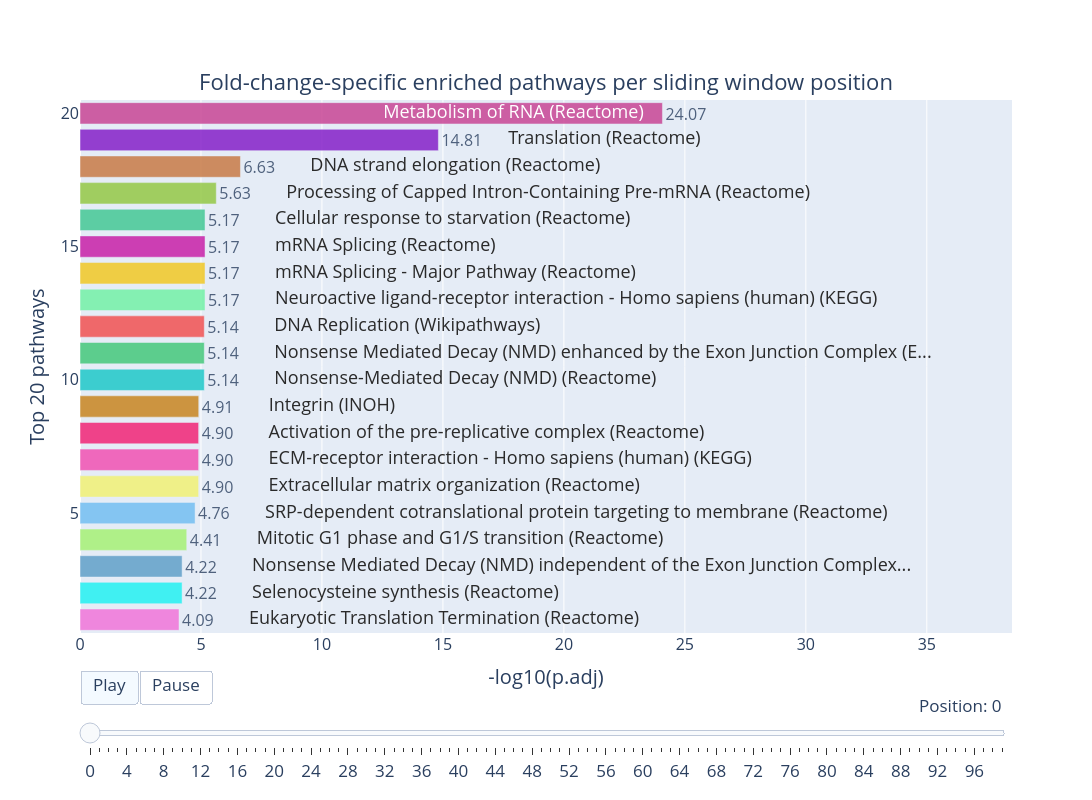

The notebook cell saved with this chart:
### Code cell
import bar_chart_race_._bar_chart_race_plotly as bcr 
import numpy as np

np.random.seed(4)
n_bars=20

title_dict = {'text': 'Fold-change-specific enriched pathways per sliding window position', 'x': 0.5, 'y': 1, 'xref': 'paper', 'yref': 'paper',
                                    'pad': {'b': 10}, 'font': {'size': 22},
                                    'xanchor': 'center', 'yanchor': 'bottom'}

slider_dict = {
                        "active": 0,
                        "yanchor": "top",
                        "xanchor": "left",
                        "currentvalue": {
                            "font": {"size": 17},
                            "prefix": "Position: ",
                            "visible": True,
                            "xanchor": "right"
                        },
                        "pad": {"b": 10, "t": 20},
                        "len": 1,
                        "x": 0,
                        "y": -0.07
                    }

bcr = bcr._BarChartRace(orientation='h', #filename='race.html', 
                                period_length=1000, 
                                interpolate_period=True, 
                                steps_per_period=1, n_bars=n_bars, 
                                fixed_max=True,
                                layout_kwargs=dict(width=1400, height=800),
                                resolution_scale=1,
                                title = title_dict,
                                slider_dict = slider_dict, #slider marker size getting not adjusted by resolution scale
                                xaxis_label = '-log10(p.adj)',
                                yaxis_label = f'Top {n_bars} pathways',
                                show_yaxis_ticklabels = True,
                                tick_label_font=16,
                                layout_font_size = 17,
                                bar_label_font = dict(size=18),
                                labels_max_len=73,
                                scatter_labels = True,
                                frame_subset=[0,100]
                                )
bcr.make_animation()

### Figure 1 — Plotly figure (JSON) as saved in the notebook; plotly's stock layout.template omitted (floating-point values rounded to 4 significant figures)
{"data": [{"cliponaxis": false, "hovertemplate": "%{y} - %{x:,.0f}<extra></extra>", "ids": ["0", "1", "2", "3", "4", "5", "6", "7", "8", "9", "10", "11", "12", "13", "14", "15", "16", "17", "18", "19"], "insidetextfont": {"size": 18}, "marker": {"color": ["#C63B8F", "#7F13C6", "#C6733B", "#8FC63B", "#3BC68F", "#C613A3", "#F2C618", "#6DF2A2", "#F24848", "#3BC673", "#13C6C6", "#C67F13", "#F2186F", "#F248AE", "#F2F26D", "#6DBCF2", "#A2F26D", "#599BC6", "#18F2F2", "#F26DD7"]}, "opacity": 0.8, "orientation": "h", "outsidetextfont": {"size": 18}, "textposition": "outside", "texttemplate": "%{x:.2f}", "type": "bar", "x": [24.07, 14.81, 6.632, 5.633, 5.168, 5.168, 5.168, 5.168, 5.137, 5.137, 5.137, 4.908, 4.904, 4.904, 4.904, 4.757, 4.412, 4.221, 4.221, 4.092], "y": [20, 19, 18, 17, 16, 15, 14, 13, 12, 11, 10, 9, 8, 7, 6, 5, 4, 3, 2, 1]}, {"cliponaxis": false, "customdata": ["Metabolism of RNA (Reactome)\n", "Translation (Reactome)\n", "DNA strand elongation (Reactome)\n", "Processing of Capped Intron-Containing Pre-mRNA (Reactome)\n", "Cellular response to starvation (Reactome)\n", "mRNA Splicing (Reactome)\n", "mRNA Splicing - Major Pathway (Reactome)\n", "Neuroactive ligand-receptor interaction - Homo sapiens (human) (KEGG)\n", "DNA Replication (Wikipathways)\n", "Nonsense Mediated Decay (NMD) enhanced by the Exon Junction Complex (E...", "Nonsense-Mediated Decay (NMD) (Reactome)\n", "Integrin (INOH)\n", "Activation of the pre-replicative complex (Reactome)\n", "ECM-receptor interaction - Homo sapiens (human) (KEGG)\n", "Extracellular matrix organization (Reactome)\n", "SRP-dependent cotranslational protein targeting to membrane (Reactome)\n", "Mitotic G1 phase and G1/S transition (Reactome)\n", "Nonsense Mediated Decay (NMD) independent of the Exon Junction Complex...", "Selenocysteine synthesis (Reactome)\n", "Eukaryotic Translation Termination (Reactome)\n"], "hoverinfo": "skip", "ids": ["0", "1", "2", "3", "4", "5", "6", "7", "8", "9", "10", "11", "12", "13", "14", "15", "16", "17", "18", "19"], "mode": "text", "showlegend": false, "textfont": {"color": ["#ffffff", "#ffffff", "#2a2a2a", "#2a2a2a", "#2a2a2a", "#ffffff", "#2a2a2a", "#2a2a2a", "#ffffff", "#2a2a2a", "#2a2a2a", "#2a2a2a", "#ffffff", "#2a2a2a", "#2a2a2a", "#2a2a2a", "#2a2a2a", "#2a2a2a", "#2a2a2a", "#2a2a2a"], "size": 18}, "textposition": "middle left", "texttemplate": "%{customdata}", "type": "scatter", "x": [23.5, null, null, null, null, null, null, null, null, null, null, null, null, null, null, null, null, null, null, null], "y": [20, null, null, null, null, null, null, null, null, null, null, null, null, null, null, null, null, null, null, null]}, {"cliponaxis": false, "customdata": ["Metabolism of RNA (Reactome)\n", "Translation (Reactome)\n", "DNA strand elongation (Reactome)\n", "Processing of Capped Intron-Containing Pre-mRNA (Reactome)\n", "Cellular response to starvation (Reactome)\n", "mRNA Splicing (Reactome)\n", "mRNA Splicing - Major Pathway (Reactome)\n", "Neuroactive ligand-receptor interaction - Homo sapiens (human) (KEGG)\n", "DNA Replication (Wikipathways)\n", "Nonsense Mediated Decay (NMD) enhanced by the Exon Junction Complex (E...", "Nonsense-Mediated Decay (NMD) (Reactome)\n", "Integrin (INOH)\n", "Activation of the pre-replicative complex (Reactome)\n", "ECM-receptor interaction - Homo sapiens (human) (KEGG)\n", "Extracellular matrix organization (Reactome)\n", "SRP-dependent cotranslational protein targeting to membrane (Reactome)\n", "Mitotic G1 phase and G1/S transition (Reactome)\n", "Nonsense Mediated Decay (NMD) independent of the Exon Junction Complex...", "Selenocysteine synthesis (Reactome)\n", "Eukaryotic Translation Termination (Reactome)\n"], "hoverinfo": "skip", "ids": ["0", "1", "2", "3", "4", "5", "6", "7", "8", "9", "10", "11", "12", "13", "14", "15", "16", "17", "18", "19"], "mode": "text", "showlegend": false, "textfont": {"color": "#2a2a2a", "size": 18}, "textposition": "middle right", "texttemplate": "%{customdata}", "type": "scatter", "x": [null, 17.7, 9.521, 8.522, 8.057, 8.057, 8.057, 8.057, 8.026, 8.026, 8.026, 7.797, 7.793, 7.793, 7.793, 7.647, 7.301, 7.11, 7.11, 6.981], "y": [null, 19, 18, 17, 16, 15, 14, 13, 12, 11, 10, 9, 8, 7, 6, 5, 4, 3, 2, 1]}], "layout": {"autosize": false, "font": {"size": 17}, "height": 800, "showlegend": false, "sliders": [{"active": 0, "currentvalue": {"font": {"size": 17}, "prefix": "Position: ", "visible": true, "xanchor": "right"}, "len": 1, "pad": {"b": 10, "t": 20}, "steps": [{"args": [[0], {"frame": {"duration": 1000, "redraw": false}, "fromcurrent": true, "mode": "immediate", "transition": {"duration": 0}}], "label": "0", "method": "animate"}, {"args": [[1], {"frame": {"duration": 1000, "redraw": false}, "fromcurrent": true, "mode": "immediate", "transition": {"duration": 0}}], "label": "1", "method": "animate"}, {"args": [[2], {"frame": {"duration": 1000, "redraw": false}, "fromcurrent": true, "mode": "immediate", "transition": {"duration": 0}}], "label": "2", "method": "animate"}, {"args": [[3], {"frame": {"duration": 1000, "redraw": false}, "fromcurrent": true, "mode": "immediate", "transition": {"duration": 0}}], "label": "3", "method": "animate"}, {"args": [[4], {"frame": {"duration": 1000, "redraw": false}, "fromcurrent": true, "mode": "immediate", "transition": {"duration": 0}}], "label": "4", "method": "animate"}, {"args": [[5], {"frame": {"duration": 1000, "redraw": false}, "fromcurrent": true, "mode": "immediate", "transition": {"duration": 0}}], "label": "5", "method": "animate"}, {"args": [[6], {"frame": {"duration": 1000, "redraw": false}, "fromcurrent": true, "mode": "immediate", "transition": {"duration": 0}}], "label": "6", "method": "animate"}, {"args": [[7], {"frame": {"duration": 1000, "redraw": false}, "fromcurrent": true, "mode": "immediate", "transition": {"duration": 0}}], "label": "7", "method": "animate"}, {"args": [[8], {"frame": {"duration": 1000, "redraw": false}, "fromcurrent": true, "mode": "immediate", "transition": {"duration": 0}}], "label": "8", "method": "animate"}, {"args": [[9], {"frame": {"duration": 1000, "redraw": false}, "fromcurrent": true, "mode": "immediate", "transition": {"duration": 0}}], "label": "9", "method": "animate"}, {"args": [[10], {"frame": {"duration": 1000, "redraw": false}, "fromcurrent": true, "mode": "immediate", "transition": {"duration": 0}}], "label": "10", "method": "animate"}, {"args": [[11], {"frame": {"duration": 1000, "redraw": false}, "fromcurrent": true, "mode": "immediate", "transition": {"duration": 0}}], "label": "11", "method": "animate"}, {"args": [[12], {"frame": {"duration": 1000, "redraw": false}, "fromcurrent": true, "mode": "immediate", "transition": {"duration": 0}}], "label": "12", "method": "animate"}, {"args": [[13], {"frame": {"duration": 1000, "redraw": false}, "fromcurrent": true, "mode": "immediate", "transition": {"duration": 0}}], "label": "13", "method": "animate"}, {"args": [[14], {"frame": {"duration": 1000, "redraw": false}, "fromcurrent": true, "mode": "immediate", "transition": {"duration": 0}}], "label": "14", "method": "animate"}, {"args": [[15], {"frame": {"duration": 1000, "redraw": false}, "fromcurrent": true, "mode": "immediate", "transition": {"duration": 0}}], "label": "15", "method": "animate"}, {"args": [[16], {"frame": {"duration": 1000, "redraw": false}, "fromcurrent": true, "mode": "immediate", "transition": {"duration": 0}}], "label": "16", "method": "animate"}, {"args": [[17], {"frame": {"duration": 1000, "redraw": false}, "fromcurrent": true, "mode": "immediate", "transition": {"duration": 0}}], "label": "17", "method": "animate"}, {"args": [[18], {"frame": {"duration": 1000, "redraw": false}, "fromcurrent": true, "mode": "immediate", "transition": {"duration": 0}}], "label": "18", "method": "animate"}, {"args": [[19], {"frame": {"duration": 1000, "redraw": false}, "fromcurrent": true, "mode": "immediate", "transition": {"duration": 0}}], "label": "19", "method": "animate"}, {"args": [[20], {"frame": {"duration": 1000, "redraw": false}, "fromcurrent": true, "mode": "immediate", "transition": {"duration": 0}}], "label": "20", "method": "animate"}, {"args": [[21], {"frame": {"duration": 1000, "redraw": false}, "fromcurrent": true, "mode": "immediate", "transition": {"duration": 0}}], "label": "21", "method": "animate"}, {"args": [[22], {"frame": {"duration": 1000, "redraw": false}, "fromcurrent": true, "mode": "immediate", "transition": {"duration": 0}}], "label": "22", "method": "animate"}, {"args": [[23], {"frame": {"duration": 1000, "redraw": false}, "fromcurrent": true, "mode": "immediate", "transition": {"duration": 0}}], "label": "23", "method": "animate"}, {"args": [[24], {"frame": {"duration": 1000, "redraw": false}, "fromcurrent": true, "mode": "immediate", "transition": {"duration": 0}}], "label": "24", "method": "animate"}, {"args": [[25], {"frame": {"duration": 1000, "redraw": false}, "fromcurrent": true, "mode": "immediate", "transition": {"duration": 0}}], "label": "25", "method": "animate"}, {"args": [[26], {"frame": {"duration": 1000, "redraw": false}, "fromcurrent": true, "mode": "immediate", "transition": {"duration": 0}}], "label": "26", "method": "animate"}, {"args": [[27], {"frame": {"duration": 1000, "redraw": false}, "fromcurrent": true, "mode": "immediate", "transition": {"duration": 0}}], "label": "27", "method": "animate"}, {"args": [[28], {"frame": {"duration": 1000, "redraw": false}, "fromcurrent": true, "mode": "immediate", "transition": {"duration": 0}}], "label": "28", "method": "animate"}, {"args": [[29], {"frame": {"duration": 1000, "redraw": false}, "fromcurrent": true, "mode": "immediate", "transition": {"duration": 0}}], "label": "29", "method": "animate"}, {"args": [[30], {"frame": {"duration": 1000, "redraw": false}, "fromcurrent": true, "mode": "immediate", "transition": {"duration": 0}}], "label": "30", "method": "animate"}, {"args": [[31], {"frame": {"duration": 1000, "redraw": false}, "fromcurrent": true, "mode": "immediate", "transition": {"duration": 0}}], "label": "31", "method": "animate"}, {"args": [[32], {"frame": {"duration": 1000, "redraw": false}, "fromcurrent": true, "mode": "immediate", "transition": {"duration": 0}}], "label": "32", "method": "animate"}, {"args": [[33], {"frame": {"duration": 1000, "redraw": false}, "fromcurrent": true, "mode": "immediate", "transition": {"duration": 0}}], "label": "33", "method": "animate"}, {"args": [[34], {"frame": {"duration": 1000, "redraw": false}, "fromcurrent": true, "mode": "immediate", "transition": {"duration": 0}}], "label": "34", "method": "animate"}, {"args": [[35], {"frame": {"duration": 1000, "redraw": false}, "fromcurrent": true, "mode": "immediate", "transition": {"duration": 0}}], "label": "35", "method": "animate"}, {"args": [[36], {"frame": {"duration": 1000, "redraw": false}, "fromcurrent": true, "mode": "immediate", "transition": {"duration": 0}}], "label": "36", "method": "animate"}, {"args": [[37], {"frame": {"duration": 1000, "redraw": false}, "fromcurrent": true, "mode": "immediate", "transition": {"duration": 0}}], "label": "37", "method": "animate"}, {"args": [[38], {"frame": {"duration": 1000, "redraw": false}, "fromcurrent": true, "mode": "immediate", "transition": {"duration": 0}}], "label": "38", "method": "animate"}, {"args": [[39], {"frame": {"duration": 1000, "redraw": false}, "fromcurrent": true, "mode": "immediate", "transition": {"duration": 0}}], "label": "39", "method": "animate"}, {"args": [[40], {"frame": {"duration": 1000, "redraw": false}, "fromcurrent": true, "mode": "immediate", "transition": {"duration": 0}}], "label": "40", "method": "animate"}, {"args": [[41], {"frame": {"duration": 1000, "redraw": false}, "fromcurrent": true, "mode": "immediate", "transition": {"duration": 0}}], "label": "41", "method": "animate"}, {"args": [[42], {"frame": {"duration": 1000, "redraw": false}, "fromcurrent": true, "mode": "immediate", "transition": {"duration": 0}}], "label": "42", "method": "animate"}, {"args": [[43], {"frame": {"duration": 1000, "redraw": false}, "fromcurrent": true, "mode": "immediate", "transition": {"duration": 0}}], "label": "43", "method": "animate"}, {"args": [[44], {"frame": {"duration": 1000, "redraw": false}, "fromcurrent": true, "mode": "immediate", "transition": {"duration": 0}}], "label": "44", "method": "animate"}, {"args": [[45], {"frame": {"duration": 1000, "redraw": false}, "fromcurrent": true, "mode": "immediate", "transition": {"duration": 0}}], "label": "45", "method": "animate"}, {"args": [[46], {"frame": {"duration": 1000, "redraw": false}, "fromcurrent": true, "mode": "immediate", "transition": {"duration": 0}}], "label": "46", "method": "animate"}, {"args": [[47], {"frame": {"duration": 1000, "redraw": false}, "fromcurrent": true, "mode": "immediate", "transition": {"duration": 0}}], "label": "47", "method": "animate"}, {"args": [[48], {"frame": {"duration": 1000, "redraw": false}, "fromcurrent": true, "mode": "immediate", "transition": {"duration": 0}}], "label": "48", "method": "animate"}, {"args": [[49], {"frame": {"duration": 1000, "redraw": false}, "fromcurrent": true, "mode": "immediate", "transition": {"duration": 0}}], "label": "49", "method": "animate"}, {"args": [[50], {"frame": {"duration": 1000, "redraw": false}, "fromcurrent": true, "mode": "immediate", "transition": {"duration": 0}}], "label": "50", "method": "animate"}, {"args": [[51], {"frame": {"duration": 1000, "redraw": false}, "fromcurrent": true, "mode": "immediate", "transition": {"duration": 0}}], "label": "51", "method": "animate"}, {"args": [[52], {"frame": {"duration": 1000, "redraw": false}, "fromcurrent": true, "mode": "immediate", "transition": {"duration": 0}}], "label": "52", "method": "animate"}, {"args": [[53], {"frame": {"duration": 1000, "redraw": false}, "fromcurrent": true, "mode": "immediate", "transition": {"duration": 0}}], "label": "53", "method": "animate"}, {"args": [[54], {"frame": {"duration": 1000, "redraw": false}, "fromcurrent": true, "mode": "immediate", "transition": {"duration": 0}}], "label": "54", "method": "animate"}, {"args": [[55], {"frame": {"duration": 1000, "redraw": false}, "fromcurrent": true, "mode": "immediate", "transition": {"duration": 0}}], "label": "55", "method": "animate"}, {"args": [[56], {"frame": {"duration": 1000, "redraw": false}, "fromcurrent": true, "mode": "immediate", "transition": {"duration": 0}}], "label": "56", "method": "animate"}, {"args": [[57], {"frame": {"duration": 1000, "redraw": false}, "fromcurrent": true, "mode": "immediate", "transition": {"duration": 0}}], "label": "57", "method": "animate"}, {"args": [[58], {"frame": {"duration": 1000, "redraw": false}, "fromcurrent": true, "mode": "immediate", "transition": {"duration": 0}}], "label": "58", "method": "animate"}, {"args": [[59], {"frame": {"duration": 1000, "redraw": false}, "fromcurrent": true, "mode": "immediate", "transition": {"duration": 0}}], "label": "59", "method": "animate"}, {"args": [[60], {"frame": {"duration": 1000, "redraw": false}, "fromcurrent": true, "mode": "immediate", "transition": {"duration": 0}}], "label": "60", "method": "animate"}, {"args": [[61], {"frame": {"duration": 1000, "redraw": false}, "fromcurrent": true, "mode": "immediate", "transition": {"duration": 0}}], "label": "61", "method": "animate"}, {"args": [[62], {"frame": {"duration": 1000, "redraw": false}, "fromcurrent": true, "mode": "immediate", "transition": {"duration": 0}}], "label": "62", "method": "animate"}, {"args": [[63], {"frame": {"duration": 1000, "redraw": false}, "fromcurrent": true, "mode": "immediate", "transition": {"duration": 0}}], "label": "63", "method": "animate"}, {"args": [[64], {"frame": {"duration": 1000, "redraw": false}, "fromcurrent": true, "mode": "immediate", "transition": {"duration": 0}}], "label": "64", "method": "animate"}, {"args": [[65], {"frame": {"duration": 1000, "redraw": false}, "fromcurrent": true, "mode": "immediate", "transition": {"duration": 0}}], "label": "65", "method": "animate"}, {"args": [[66], {"frame": {"duration": 1000, "redraw": false}, "fromcurrent": true, "mode": "immediate", "transition": {"duration": 0}}], "label": "66", "method": "animate"}, {"args": [[67], {"frame": {"duration": 1000, "redraw": false}, "fromcurrent": true, "mode": "immediate", "transition": {"duration": 0}}], "label": "67", "method": "animate"}, {"args": [[68], {"frame": {"duration": 1000, "redraw": false}, "fromcurrent": true, "mode": "immediate", "transition": {"duration": 0}}], "label": "68", "method": "animate"}, {"args": [[69], {"frame": {"duration": 1000, "redraw": false}, "fromcurrent": true, "mode": "immediate", "transition": {"duration": 0}}], "label": "69", "method": "animate"}, {"args": [[70], {"frame": {"duration": 1000, "redraw": false}, "fromcurrent": true, "mode": "immediate", "transition": {"duration": 0}}], "label": "70", "method": "animate"}, {"args": [[71], {"frame": {"duration": 1000, "redraw": false}, "fromcurrent": true, "mode": "immediate", "transition": {"duration": 0}}], "label": "71", "method": "animate"}, {"args": [[72], {"frame": {"duration": 1000, "redraw": false}, "fromcurrent": true, "mode": "immediate", "transition": {"duration": 0}}], "label": "72", "method": "animate"}, {"args": [[73], {"frame": {"duration": 1000, "redraw": false}, "fromcurrent": true, "mode": "immediate", "transition": {"duration": 0}}], "label": "73", "method": "animate"}, {"args": [[74], {"frame": {"duration": 1000, "redraw": false}, "fromcurrent": true, "mode": "immediate", "transition": {"duration": 0}}], "label": "74", "method": "animate"}, {"args": [[75], {"frame": {"duration": 1000, "redraw": false}, "fromcurrent": true, "mode": "immediate", "transition": {"duration": 0}}], "label": "75", "method": "animate"}, {"args": [[76], {"frame": {"duration": 1000, "redraw": false}, "fromcurrent": true, "mode": "immediate", "transition": {"duration": 0}}], "label": "76", "method": "animate"}, {"args": [[77], {"frame": {"duration": 1000, "redraw": false}, "fromcurrent": true, "mode": "immediate", "transition": {"duration": 0}}], "label": "77", "method": "animate"}, {"args": [[78], {"frame": {"duration": 1000, "redraw": false}, "fromcurrent": true, "mode": "immediate", "transition": {"duration": 0}}], "label": "78", "method": "animate"}, {"args": [[79], {"frame": {"duration": 1000, "redraw": false}, "fromcurrent": true, "mode": "immediate", "transition": {"duration": 0}}], "label": "79", "method": "animate"}, {"args": [[80], {"frame": {"duration": 1000, "redraw": false}, "fromcurrent": true, "mode": "immediate", "transition": {"duration": 0}}], "label": "80", "method": "animate"}, {"args": [[81], {"frame": {"duration": 1000, "redraw": false}, "fromcurrent": true, "mode": "immediate", "transition": {"duration": 0}}], "label": "81", "method": "animate"}, {"args": [[82], {"frame": {"duration": 1000, "redraw": false}, "fromcurrent": true, "mode": "immediate", "transition": {"duration": 0}}], "label": "82", "method": "animate"}, {"args": [[83], {"frame": {"duration": 1000, "redraw": false}, "fromcurrent": true, "mode": "immediate", "transition": {"duration": 0}}], "label": "83", "method": "animate"}, {"args": [[84], {"frame": {"duration": 1000, "redraw": false}, "fromcurrent": true, "mode": "immediate", "transition": {"duration": 0}}], "label": "84", "method": "animate"}, {"args": [[85], {"frame": {"duration": 1000, "redraw": false}, "fromcurrent": true, "mode": "immediate", "transition": {"duration": 0}}], "label": "85", "method": "animate"}, {"args": [[86], {"frame": {"duration": 1000, "redraw": false}, "fromcurrent": true, "mode": "immediate", "transition": {"duration": 0}}], "label": "86", "method": "animate"}, {"args": [[87], {"frame": {"duration": 1000, "redraw": false}, "fromcurrent": true, "mode": "immediate", "transition": {"duration": 0}}], "label": "87", "method": "animate"}, {"args": [[88], {"frame": {"duration": 1000, "redraw": false}, "fromcurrent": true, "mode": "immediate", "transition": {"duration": 0}}], "label": "88", "method": "animate"}, {"args": [[89], {"frame": {"duration": 1000, "redraw": false}, "fromcurrent": true, "mode": "immediate", "transition": {"duration": 0}}], "label": "89", "method": "animate"}, {"args": [[90], {"frame": {"duration": 1000, "redraw": false}, "fromcurrent": true, "mode": "immediate", "transition": {"duration": 0}}], "label": "90", "method": "animate"}, {"args": [[91], {"frame": {"duration": 1000, "redraw": false}, "fromcurrent": true, "mode": "immediate", "transition": {"duration": 0}}], "label": "91", "method": "animate"}, {"args": [[92], {"frame": {"duration": 1000, "redraw": false}, "fromcurrent": true, "mode": "immediate", "transition": {"duration": 0}}], "label": "92", "method": "animate"}, {"args": [[93], {"frame": {"duration": 1000, "redraw": false}, "fromcurrent": true, "mode": "immediate", "transition": {"duration": 0}}], "label": "93", "method": "animate"}, {"args": [[94], {"frame": {"duration": 1000, "redraw": false}, "fromcurrent": true, "mode": "immediate", "transition": {"duration": 0}}], "label": "94", "method": "animate"}, {"args": [[95], {"frame": {"duration": 1000, "redraw": false}, "fromcurrent": true, "mode": "immediate", "transition": {"duration": 0}}], "label": "95", "method": "animate"}, {"args": [[96], {"frame": {"duration": 1000, "redraw": false}, "fromcurrent": true, "mode": "immediate", "transition": {"duration": 0}}], "label": "96", "method": "animate"}, {"args": [[97], {"frame": {"duration": 1000, "redraw": false}, "fromcurrent": true, "mode": "immediate", "transition": {"duration": 0}}], "label": "97", "method": "animate"}, {"args": [[98], {"frame": {"duration": 1000, "redraw": false}, "fromcurrent": true, "mode": "immediate", "transition": {"duration": 0}}], "label": "98", "method": "animate"}, {"args": [[99], {"frame": {"duration": 1000, "redraw": false}, "fromcurrent": true, "mode": "immediate", "transition": {"duration": 0}}], "label": "99", "method": "animate"}], "transition": {"duration": 1000, "easing": "cubic-in-out"}, "x": 0, "xanchor": "left", "y": -0.07, "yanchor": "top"}], "title": {"font": {"size": 22}, "pad": {"b": 10}, "text": "Fold-change-specific enriched pathways per sliding window position", "x": 0.5, "xanchor": "center", "xref": "paper", "y": 1, "yanchor": "bottom", "yref": "paper"}, "updatemenus": [{"buttons": [{"args": [null, {"frame": {"duration": 500, "redraw": false}, "fromcurrent": true, "mode": "immediate", "transition": {"duration": 300, "easing": "quadratic-in-out"}}], "label": "Play", "method": "animate"}, {"args": [[null], {"frame": {"duration": 0, "redraw": false}, "mode": "immediate", "transition": {"duration": 0}}], "label": "Pause", "method": "animate"}], "direction": "left", "type": "buttons", "x": 0, "xanchor": "left", "y": -0.07, "yanchor": "top"}], "width": 1400, "xaxis": {"range": [0, 38.52], "showgrid": true, "tickfont": {"size": 16}, "title": {"text": "-log10(p.adj)"}, "type": "linear"}, "yaxis": {"range": [0.5, 20.5], "showticklabels": true, "tickfont": {"size": 16}, "title": {"standoff": 10, "text": "Top 20 pathways"}}}}
